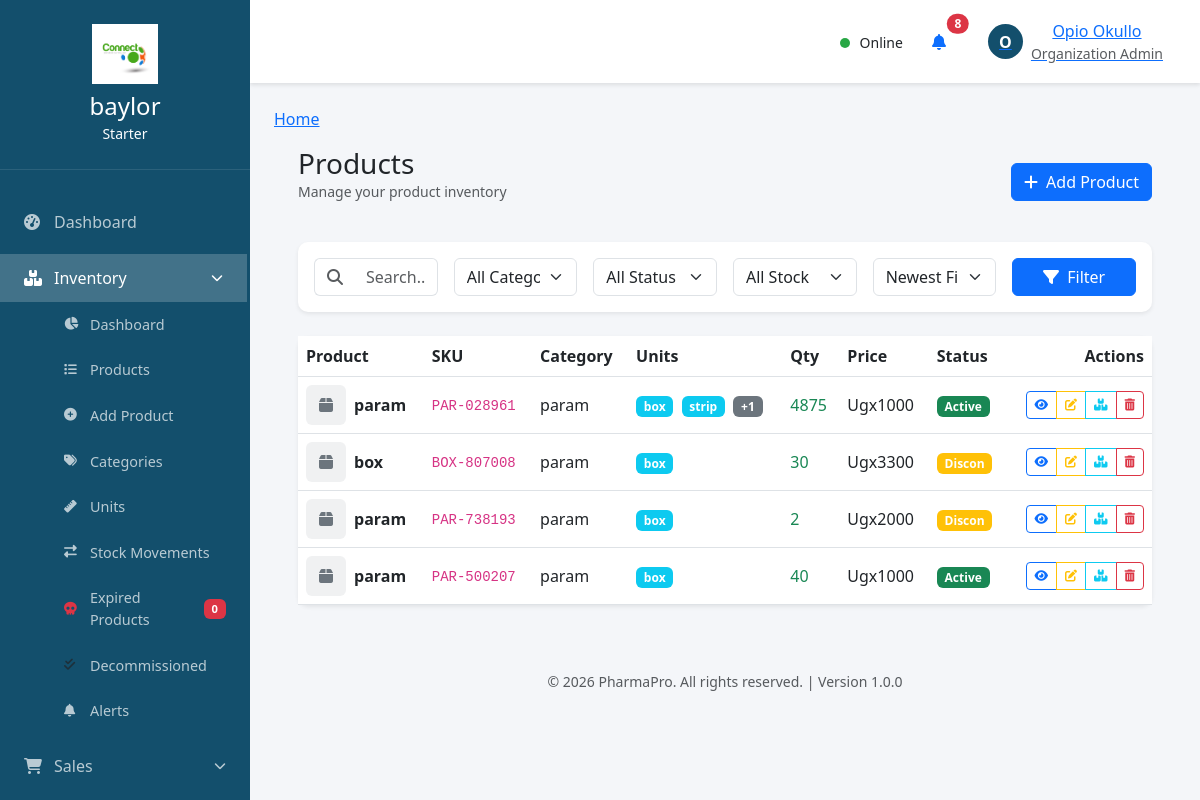
The page /inventory/products/ (signed in) on the database as committed earlier.
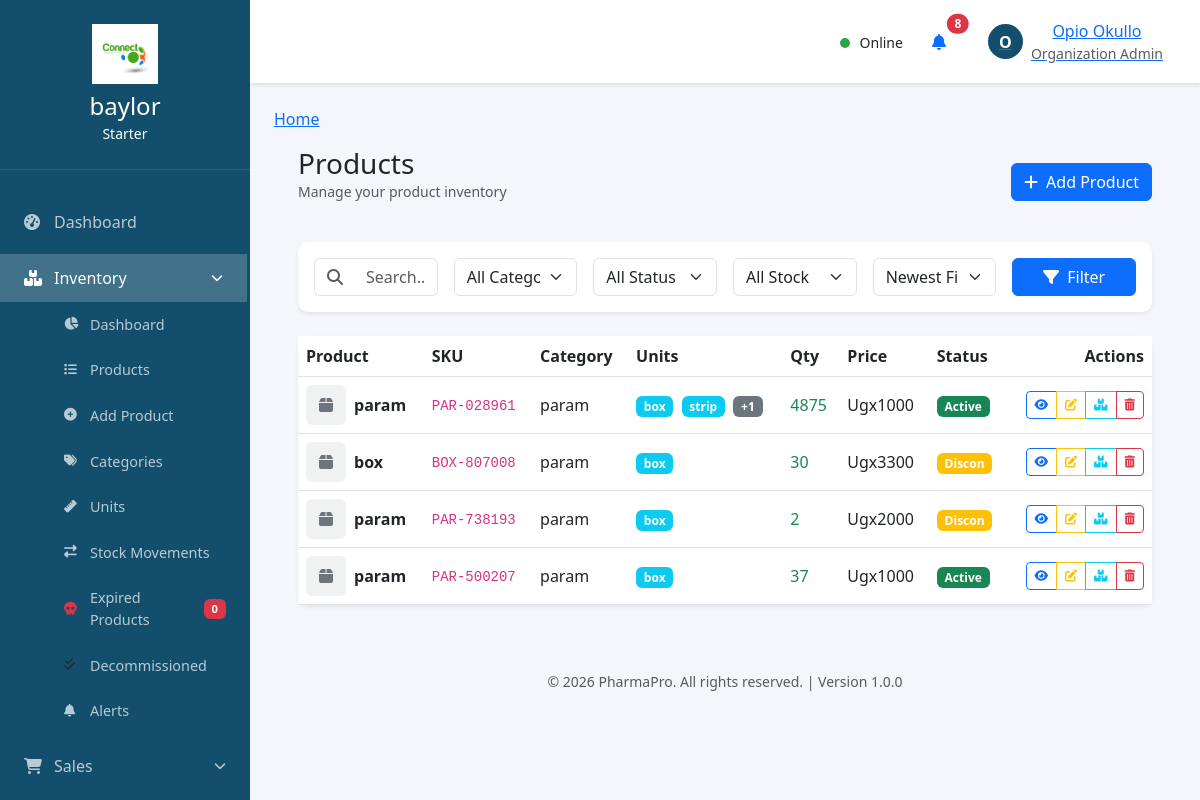
The same page on the database as committed later.
### inventory/models.py (models this page shows, shortened)
class Product(models.Model):
    STATUS_CHOICES = [
        ('active', 'Active'),
        ('inactive', 'Inactive'),
        ('out_of_stock', 'Out of Stock'),
        ('discontinued', 'Discontinued'),
        ('expired', 'Expired'),
        ('decommissioned', 'Decommissioned'),
    ]
    id = models.UUIDField(primary_key=True, default=uuid.uuid4, editable=False)
    tenant = models.ForeignKey(Tenant, on_delete=models.CASCADE, related_name='products')
    name = models.CharField(max_length=255)
    sku = models.CharField(max_length=100, unique=True)
    barcode = models.CharField(max_length=100, blank=True, null=True)
    description = models.TextField()
    category = models.ForeignKey(Category, on_delete=models.SET_NULL, null=True, related_name='products')
    unit = models.ForeignKey(Unit, on_delete=models.SET_NULL, null=True, related_name='products')
    quantity = models.DecimalField(max_digits=10, decimal_places=2, default=0)
    min_quantity = models.DecimalField(max_digits=10, decimal_places=2, default=0)
    max_quantity = models.DecimalField(max_digits=10, decimal_places=2, default=0)
    reorder_point = models.DecimalField(max_digits=10, decimal_places=2, default=0)
    reorder_quantity = models.DecimalField(max_digits=10, decimal_places=2, default=0)
    purchase_price = models.DecimalField(max_digits=10, decimal_places=2, default=0)
    selling_price = models.DecimalField(max_digits=10, decimal_places=2, default=0)
    wholesale_price = models.DecimalField(max_digits=10, decimal_places=2, default=0)
    discount_price = models.DecimalField(max_digits=10, decimal_places=2, blank=True, null=True)
    batch_number = models.CharField(max_length=100, blank=True, null=True)
    expiry_date = models.DateField(null=True, blank=True)
    manufacturing_date = models.DateField(null=True, blank=True)
    location = models.CharField(max_length=255, blank=True, null=True)
    shelf_number = models.CharField(max_length=50, blank=True, null=True)
    image = models.ImageField(upload_to='products/', blank=True, null=True)
    gallery_images = models.JSONField(default=list, blank=True)
    status = models.CharField(max_length=20, choices=STATUS_CHOICES, default='active')
    is_featured = models.BooleanField(default=False)
    is_active = models.BooleanField(default=True)
    weight = models.DecimalField(max_digits=10, decimal_places=2, null=True, blank=True)
    dimensions = models.CharField(max_length=50, blank=True, null=True)
    allow_fractional = models.BooleanField(default=False)
    created_by = models.ForeignKey(User, on_delete=models.SET_NULL, null=True, related_name='created_products')
    created_at = models.DateTimeField(auto_now_add=True)
    updated_at = models.DateTimeField(auto_now=True)
    class Meta:
        db_table = 'inventory_products'
        ordering = ['name']
        unique_together = ['tenant', 'sku']

class Category(models.Model):
    id = models.UUIDField(primary_key=True, default=uuid.uuid4, editable=False)
    tenant = models.ForeignKey(Tenant, on_delete=models.CASCADE, related_name='categories')
    name = models.CharField(max_length=100)
    description = models.TextField(blank=True, null=True)
    parent = models.ForeignKey(
        'self',
        on_delete=models.CASCADE,
        null=True,
        blank=True,
        related_name='subcategories'
    )
    icon = models.CharField(max_length=50, blank=True, null=True)
    color = models.CharField(max_length=7, default='#3498db')
    is_active = models.BooleanField(default=True)
    created_by = models.ForeignKey(User, on_delete=models.SET_NULL, null=True, related_name='created_categories')
    created_at = models.DateTimeField(auto_now_add=True)
    updated_at = models.DateTimeField(auto_now=True)
    class Meta:
        db_table = 'inventory_categories'
        ordering = ['name']
        unique_together = ['tenant', 'name']

### inventory/views.py (the view, shortened to what this page needs)
# urls.py: path('products/', views.product_list_view, name='product_list'),
@login_required
def product_list_view(request):
    if not user_can_view_inventory(request.user):
        return render(request, 'accounts/access_denied.html', {'title': 'Access Denied'})
    tenant = request.user.tenant
    products = Product.objects.filter(tenant=tenant).select_related('category', 'unit')
    search_query = request.GET.get('search', '')
    category_filter = request.GET.get('category', '')
    if category_filter:
        products = products.filter(category_id=category_filter)
    status_filter = request.GET.get('status', '')
    if status_filter:
        products = products.filter(status=status_filter)
    stock_filter = request.GET.get('stock', '')
    if stock_filter == 'low':
        products = products.filter(quantity__lte=F('reorder_point'), quantity__gt=0)
    elif stock_filter == 'out':
        products = products.filter(quantity=0)
    elif stock_filter == 'in':
        products = products.filter(quantity__gt=0)
    products = products.order_by('-created_at')
    paginator = Paginator(products, 20)
    page_number = request.GET.get('page', 1)
    products_page = paginator.get_page(page_number)
    categories = Category.objects.filter(tenant=tenant)
    units = Unit.objects.filter(tenant=tenant)
    context = {
        'products': products_page,
        'categories': categories,
        'units': units,
        'search_query': search_query,
        'category_filter': category_filter,
        'status_filter': status_filter,
        'stock_filter': stock_filter,
        'can_manage': user_can_manage_inventory(request.user),
        'title': 'Products - PharmaPro'
    }
    return render(request, 'inventory/products.html', context)

### accounts/models.py (called while the page is built)
    @classmethod
    def get_unread_count(cls, user):
        return cls.objects.filter(
            models.Q(user=user) | models.Q(tenant=user.tenant, is_global=True),
            is_read=False,
            expires_at__isnull=True
        ).count()

### inventory/views.py (called while the page is built)
def user_can_view_inventory(user):
    return user.is_authenticated and (user.is_superuser or user.role in ['admin', 'manager', 'supervisor', 'viewer'])

def user_can_manage_inventory(user):
    return user.is_authenticated and (user.is_superuser or user.role in ['admin', 'manager', 'supervisor'])

### tenants/context_processors.py (called while the page is built)
def tenant_context(request):
    if hasattr(request, 'tenant') and request.tenant:
        return {
            'tenant': request.tenant,
        }
    return {}

def tenant_settings(request):
    if hasattr(request, 'tenant') and request.tenant:
        try:
            settings = TenantSettings.objects.get(tenant=request.tenant)
            return {
                'tenant_settings': settings,
            }
        except TenantSettings.DoesNotExist:
            pass
    return {}

### inventory/templates/inventory/products.html (shortened to what the changed rows need)
{% extends 'accounts/base.html' %}
{% load static %}
{% block content %}
<div class="container-fluid px-4">
    <div class="d-flex justify-content-between align-items-center mb-4 page-header">
        <div>
            <h1 class="h3 mb-0 text-gray-800">Products</h1>
        </div>
    </div>
    <div class="card shadow-sm">
        <div class="card-body p-0">
            <div class="table-responsive">
                <table class="table table-hover align-middle mb-0">
                    <thead class="bg-light">
                        <tr>
                            <th>Product</th>
                            <th class="d-none d-sm-table-cell">SKU</th>
                            <th class="d-none d-md-table-cell">Category</th>
                            <th class="d-none d-lg-table-cell">Units</th>
                            <th>Qty</th>
                            <th>Price</th>
                            <th class="d-none d-sm-table-cell">Status</th>
                            <th class="text-end">Actions</th>
                        </tr>
                    </thead>
                    <tbody>
                        {% for product in products %}
                        <tr>
                            <td>
                                <div class="d-flex align-items-center">
                                    {% if product.image %}
                                    <img src="{{ product.image.url }}" alt="{{ product.name }}"
                                         class="rounded me-2" width="40" height="40" style="object-fit: cover;">
                                    {% else %}
                                    <div class="bg-secondary bg-opacity-10 rounded d-flex align-items-center justify-content-center me-2"
                                         style="width: 40px; height: 40px;">
                                        <i class="fas fa-box text-secondary"></i>
                                    </div>
                                    {% endif %}
                                    <div>
                                        <div class="fw-semibold">{{ product.name|truncatechars:15 }}</div>
                                    </div>
                                </div>
                            </td>
                            <td class="d-none d-sm-table-cell"><code>{{ product.sku }}</code></td>
                            <td class="d-none d-md-table-cell">{{ product.category.name|default:'-' }}</td>
                            <td class="d-none d-lg-table-cell">
                                {% with units=product.sale_units.all %}
                                    {% if units %}
                                        {% for unit in units|slice:":2" %}
                                            <span class="badge bg-info me-1">{{ unit.abbreviation }}</span>
                                        {% endfor %}
                                    {% else %}
                                        <span class="text-muted small">-</span>
                                    {% endif %}
                                {% endwith %}
                            </td>
                            <td>
                                <span class="{% if product.quantity == 0 %}text-danger{% elif product.quantity <= product.reorder_point %}text-warning{% else %}text-success{% endif %}">
                                    {{ product.quantity|floatformat:0 }}
                                </span>
                            </td>
                            <td>Ugx{{ product.selling_price|floatformat:0 }}</td>
                            <td class="d-none d-sm-table-cell">
                                <span class="badge bg-{% if product.status == 'active' %}success{% elif product.status == 'inactive' %}secondary{% elif product.status == 'out_of_stock' %}danger{% else %}warning{% endif %}">
                                    {{ product.get_status_display|slice:":6" }}
                                </span>
                            </td>
                            <td class="text-end">
                                <div class="btn-group btn-group-sm" role="group">
                                    <a href="{% url 'inventory:product_detail' product.id %}" class="btn btn-outline-primary" title="View">
                                        <i class="fas fa-eye"></i>
                                    </a>
                                    {% if can_manage %}
                                    <a href="{% url 'inventory:product_edit' product.id %}" class="btn btn-outline-warning" title="Edit">
                                        <i class="fas fa-edit"></i>
                                    </a>
                                    <a href="{% url 'inventory:product_stock_update' product.id %}" class="btn btn-outline-info" title="Stock">
                                        <i class="fas fa-boxes"></i>
                                    </a>
                                    <button type="button" class="btn btn-outline-danger delete-product-btn"
                                            data-product-id="{{ product.id }}"
                                            data-product-name="{{ product.name }}"
                                            title="Delete">
                                        <i class="fas fa-trash-alt"></i>
                                    </button>
                                    {% endif %}
                                </div>
                            </td>
                        </tr>
                        {% endfor %}
                    </tbody>
                </table>
            </div>
        </div>
    </div>
</div>
{% endblock %}

Rows that differ between the two databases and show on the page:
changed Product "PAR-500207": quantity "40" → "37"
